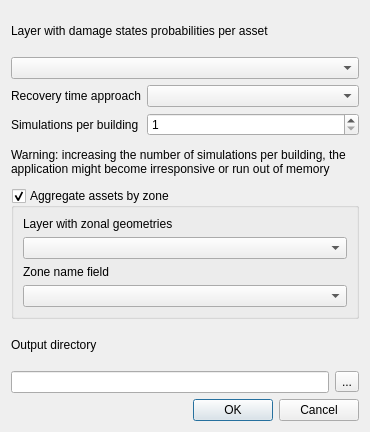
<?xml version="1.0" encoding="UTF-8"?>
<ui version="4.0">
 <class>RecoveryModelingDialog</class>
 <widget class="QDialog" name="RecoveryModelingDialog">
  <property name="windowModality">
   <enum>Qt::NonModal</enum>
  </property>
  <property name="geometry">
   <rect>
    <x>0</x>
    <y>0</y>
    <width>370</width>
    <height>432</height>
   </rect>
  </property>
  <property name="sizePolicy">
   <sizepolicy hsizetype="MinimumExpanding" vsizetype="MinimumExpanding">
    <horstretch>0</horstretch>
    <verstretch>0</verstretch>
   </sizepolicy>
  </property>
  <property name="windowTitle">
   <string>Recovery Modeling</string>
  </property>
  <property name="modal">
   <bool>true</bool>
  </property>
  <layout class="QVBoxLayout" name="verticalLayout">
   <item>
    <widget class="QLabel" name="label_4">
     <property name="text">
      <string>Layer with damage states probabilities per asset</string>
     </property>
    </widget>
   </item>
   <item>
    <widget class="QComboBox" name="dmg_by_asset_layer_cbx"/>
   </item>
   <item>
    <layout class="QFormLayout" name="formLayout">
     <item row="0" column="0">
      <widget class="QLabel" name="approach_lbl">
       <property name="text">
        <string>Recovery time approach</string>
       </property>
      </widget>
     </item>
     <item row="0" column="1">
      <widget class="QComboBox" name="approach_cbx"/>
     </item>
     <item row="1" column="0">
      <widget class="QLabel" name="label_2">
       <property name="text">
        <string>Simulations per building</string>
       </property>
      </widget>
     </item>
     <item row="1" column="1">
      <widget class="QSpinBox" name="n_simulations_sbx">
       <property name="minimum">
        <number>1</number>
       </property>
       <property name="maximum">
        <number>500</number>
       </property>
      </widget>
     </item>
    </layout>
   </item>
   <item>
    <widget class="QLabel" name="label_6">
     <property name="styleSheet">
      <string notr="true"/>
     </property>
     <property name="text">
      <string>Warning: increasing the number of simulations per building, the application might become irresponsive or run out of memory</string>
     </property>
     <property name="wordWrap">
      <bool>true</bool>
     </property>
    </widget>
   </item>
   <item>
    <widget class="QGroupBox" name="integrate_svi_check">
     <property name="title">
      <string>Aggregate assets by zone</string>
     </property>
     <property name="checkable">
      <bool>true</bool>
     </property>
     <layout class="QVBoxLayout" name="verticalLayout_2">
      <item>
       <widget class="QLabel" name="label">
        <property name="text">
         <string>Layer with zonal geometries</string>
        </property>
       </widget>
      </item>
      <item>
       <widget class="QComboBox" name="svi_layer_cbx"/>
      </item>
      <item>
       <widget class="QLabel" name="label_3">
        <property name="text">
         <string>Zone name field</string>
        </property>
       </widget>
      </item>
      <item>
       <widget class="QComboBox" name="zone_field_name_cbx"/>
      </item>
     </layout>
    </widget>
   </item>
   <item>
    <widget class="QLabel" name="label_5">
     <property name="text">
      <string>Output directory</string>
     </property>
    </widget>
   </item>
   <item>
    <layout class="QHBoxLayout" name="horizontalLayout">
     <property name="topMargin">
      <number>0</number>
     </property>
     <item>
      <widget class="QLineEdit" name="output_data_dir_le"/>
     </item>
     <item>
      <widget class="QToolButton" name="output_data_dir_btn">
       <property name="text">
        <string>...</string>
       </property>
      </widget>
     </item>
    </layout>
   </item>
   <item>
    <widget class="QDialogButtonBox" name="buttonBox">
     <property name="orientation">
      <enum>Qt::Horizontal</enum>
     </property>
     <property name="standardButtons">
      <set>QDialogButtonBox::Cancel|QDialogButtonBox::Ok</set>
     </property>
    </widget>
   </item>
  </layout>
 </widget>
 <resources/>
 <connections>
  <connection>
   <sender>buttonBox</sender>
   <signal>accepted()</signal>
   <receiver>RecoveryModelingDialog</receiver>
   <slot>accept()</slot>
   <hints>
    <hint type="sourcelabel">
     <x>248</x>
     <y>254</y>
    </hint>
    <hint type="destinationlabel">
     <x>157</x>
     <y>274</y>
    </hint>
   </hints>
  </connection>
  <connection>
   <sender>buttonBox</sender>
   <signal>rejected()</signal>
   <receiver>RecoveryModelingDialog</receiver>
   <slot>reject()</slot>
   <hints>
    <hint type="sourcelabel">
     <x>316</x>
     <y>260</y>
    </hint>
    <hint type="destinationlabel">
     <x>286</x>
     <y>274</y>
    </hint>
   </hints>
  </connection>
 </connections>
</ui>
